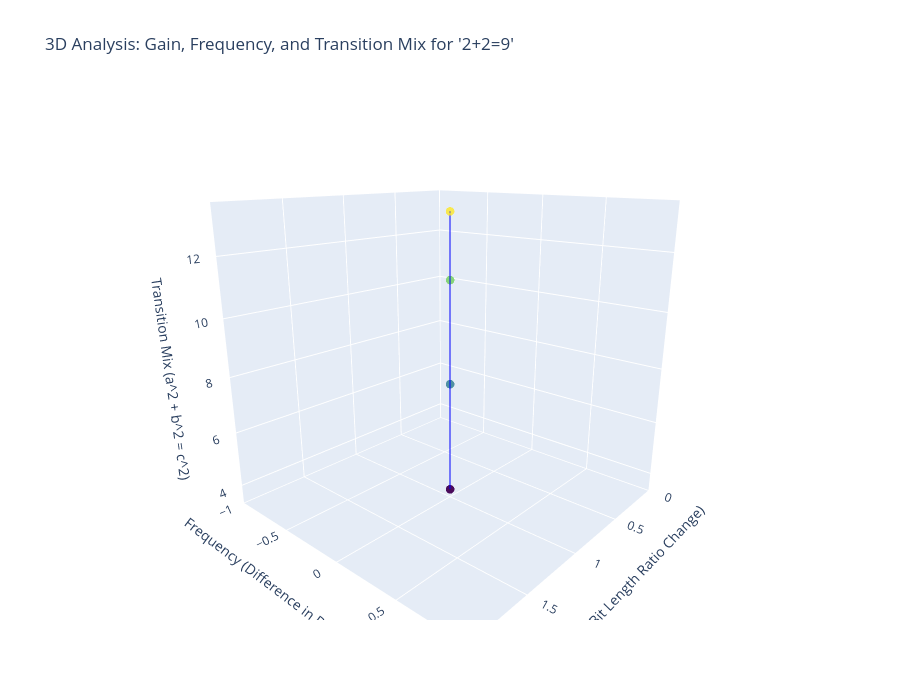

Source (notebook cell):
### Code cell
# Initialize the character and base for "2+2=9"
input_text = "2+2=7"
base = 16

# Initialize lists for X, Y, Z values
x_values = []  # Gain (ratio of change for each bit length)
y_values = []  # Frequency (difference between initial and iterative bit lengths)
z_values = []  # Pythagorean result (a^2 + b^2 = c^2)

# Process each character in the input text
initial_bit_length = len(bin(ord(input_text[0]))[2:])  # Bit length of the first character
for i, char in enumerate(input_text):
    ascii_value = ord(char)  # ASCII value
    quotient = ascii_value // base  # Quotient in hex conversion
    remainder = ascii_value % base  # Remainder in hex conversion
    hex_value = f"{quotient:X}{remainder:X}"  # Hexadecimal representation

    # Gain: Ratio of change for bit lengths (current bit length vs previous bit length)
    current_bit_length = len(bin(ascii_value)[2:])  # Current bit length
    if i > 0:
        previous_bit_length = len(bin(ord(input_text[i - 1]))[2:])
        gain = current_bit_length / previous_bit_length if previous_bit_length != 0 else 0
    else:
        gain = 1  # No gain for the first character

    # Frequency: Difference between initial bit length and current bit length
    frequency = abs(current_bit_length - initial_bit_length)

    # Pythagorean result: sqrt(a^2 + b^2)
    a = quotient
    b = remainder
    c = math.sqrt(a**2 + b**2)

    # Append results
    x_values.append(gain)
    y_values.append(frequency)
    z_values.append(c)

# Create 3D plot
fig = go.Figure()

fig.add_trace(go.Scatter3d(
    x=x_values,
    y=y_values,
    z=z_values,
    mode='markers+lines',
    marker=dict(size=5, color=z_values, colorscale='Viridis', opacity=0.8),
    line=dict(color='blue', width=2),
    name="Hex Stack Gain-Frequency Analysis"
))

# Update layout for visualization
fig.update_layout(
    title="3D Analysis: Gain, Frequency, and Transition Mix for '2+2=9'",
    scene=dict(
        xaxis_title="Gain (Bit Length Ratio Change)",
        yaxis_title="Frequency (Difference in Bit Lengths)",
        zaxis_title="Transition Mix (a^2 + b^2 = c^2)"
    ),
    height=700,
    width=900
)

# Show the plot
fig.show()

### Figure 1 — Plotly figure (JSON) as saved in the notebook; plotly's stock layout.template omitted (floating-point values rounded to 4 significant figures)
{"data": [{"line": {"color": "blue", "width": 2}, "marker": {"color": [3.606, 11.18, 3.606, 13.34, 7.616], "colorscale": [[0, "#440154"], [0.1111, "#482878"], [0.2222, "#3e4989"], [0.3333, "#31688e"], [0.4444, "#26828e"], [0.5556, "#1f9e89"], [0.6667, "#35b779"], [0.7778, "#6ece58"], [0.8889, "#b5de2b"], [1, "#fde725"]], "opacity": 0.8, "size": 5}, "mode": "markers+lines", "name": "Hex Stack Gain-Frequency Analysis", "type": "scatter3d", "x": [1, 1, 1, 1, 1], "y": [0, 0, 0, 0, 0], "z": [3.606, 11.18, 3.606, 13.34, 7.616]}], "layout": {"height": 700, "scene": {"aspectmode": "auto", "aspectratio": {"x": 1, "y": 1, "z": 1}, "camera": {"center": {"x": 0, "y": 0, "z": 0}, "eye": {"x": 1.451, "y": 1.286, "z": 0.6186}, "projection": {"type": "perspective"}, "up": {"x": 0, "y": 0, "z": 1}}, "xaxis": {"title": {"text": "Gain (Bit Length Ratio Change)"}, "type": "linear"}, "yaxis": {"title": {"text": "Frequency (Difference in Bit Lengths)"}, "type": "linear"}, "zaxis": {"title": {"text": "Transition Mix (a^2 + b^2 = c^2)"}, "type": "linear"}}, "title": {"text": "3D Analysis: Gain, Frequency, and Transition Mix for '2+2=9'"}, "width": 900}}
